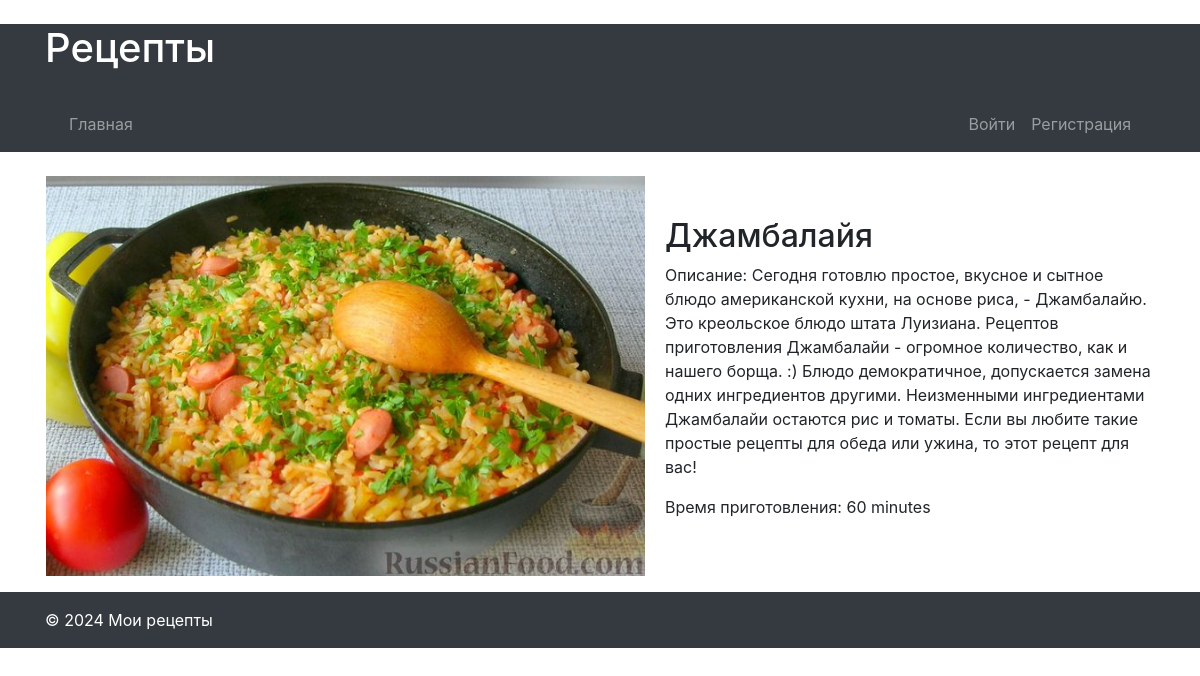
The app's page /recipe/14/ with its own data.
### recipesapp/models.py (models this page shows, shortened)
class Recipe(models.Model):
    title = models.CharField(max_length=255)
    description = models.TextField()
    instructions = models.TextField()
    preparation_time = models.PositiveIntegerField()
    image = models.ImageField(upload_to='static/img/')
    author = models.ForeignKey(User, on_delete=models.CASCADE, related_name='recipes')
    created_at = models.DateTimeField(auto_now_add=True)
    updated_at = models.DateTimeField(auto_now=True)

### recipesapp/views.py (the view)
# urls.py: path('recipe/<int:recipe_id>/', views.recipe_detail, name='recipe_detail'),
def recipe_detail(request, recipe_id):
    recipe = get_object_or_404(Recipe, id=recipe_id)
    return render(request, 'recipesapp/recipe_detail.html', {'recipe': recipe})

### recipesapp/templates/recipesapp/recipe_detail.html (shortened to what this page needs)
{% extends 'recipesapp/base.html' %}
{% block content %}
<div class="recipe">
    <div class="image">
        {% if recipe.image %}
        <img src="{{ recipe.image.url }}" alt="{{ recipe.title }}" class="img-fluid image_img">
        {% endif %}
    </div>
    <div class="content">
        <h2>{{ recipe.title }}</h2>
        <p>Описание: {{ recipe.description }}</p>
        <p>Время приготовления: {{ recipe.preparation_time }} minutes</p>
    </div>
</div>
{% endblock %}

### recipesapp/templates/recipesapp/base.html (shortened to what this page needs)
{% load static %}
<!DOCTYPE html>
<html lang="en">
<head>
    <link href="https://stackpath.bootstrapcdn.com/bootstrap/4.5.2/css/bootstrap.min.css" rel="stylesheet">
    <link rel="stylesheet" type="text/css" href="{% static 'css/my.css' %}">
</head>
<body>
    <header class="bg-dark text-white">
        <div class="container">
            <h1 class="my-4">Рецепты</h1>
            <nav class="navbar navbar-expand-lg navbar-dark bg-dark">
                <ul class="navbar-nav mr-auto">
                    <li class="nav-item">
                        <a class="nav-link" href="{% url 'recipesapp:home' %}">Главная</a>
                    </li>
                </ul>
                <ul class="navbar-nav ml-auto">
                    {% if user.is_authenticated %}
                        <li class="nav-item">
                            <a class="nav-link" href="{% url 'recipesapp:logout' %}">Выйти</a>
                        </li>
                    {% else %}
                        <li class="nav-item">
                            <a class="nav-link" href="{% url 'recipesapp:login' %}">Войти</a>
                        </li>
                        <li class="nav-item">
                            <a class="nav-link" href="{% url 'recipesapp:register' %}">Регистрация</a>
                        </li>
                    {% endif %}
                </ul>
            </nav>
        </div>
    </header>
    <main class="container mt-4">
        {% block content %}
        {% endblock %}
    </main>
    <footer class="bg-dark text-white py-3 mt-3">
        <div class="container">
            <p class="m-0">&copy; 2024 Мои рецепты</p>
        </div>
    </footer>
</body>
</html>

### static/css/my.css (style rules this page uses)
.recipe { display: flex; align-items: center; }
.image { flex: 0 0 auto; margin-right: 20px; }
.content { flex: 1 1 auto; }
.image_img { width: 600px; height: 400px; }

### records on screen
Recipe: image (picture), title "Джамбалайя", description "Сегодня готовлю простое, вкусное и сытное блюдо американской кухни, на основе риса, - Джамбалайю. Это креольское блюдо штата Луизиана. Рецептов приготовления Джамбалайи - огромное количество, как и нашего борща. :) Блюдо демократичное, допускается замена одних ингредиентов другими. Неизменными ингредиентами Джамбалайи остаются рис и томаты. Если вы любите такие простые рецепты для обеда или ужина, то этот рецепт для вас!", preparation_time "60"
